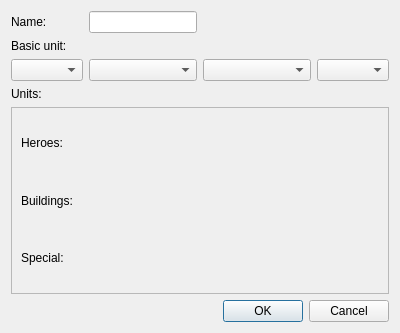
<?xml version="1.0" encoding="UTF-8"?>
<ui version="4.0">
 <class>UnitSelectionDialog</class>
 <widget class="QDialog" name="UnitSelectionDialog">
  <property name="geometry">
   <rect>
    <x>0</x>
    <y>0</y>
    <width>400</width>
    <height>333</height>
   </rect>
  </property>
  <property name="windowTitle">
   <string>Dialog</string>
  </property>
  <layout class="QGridLayout" name="gridLayout_5">
   <item row="3" column="0">
    <widget class="QLabel" name="m_unitsLabel">
     <property name="text">
      <string>Units:</string>
     </property>
    </widget>
   </item>
   <item row="9" column="2" colspan="2">
    <widget class="KDialogButtonBox" name="m_dialogButtonBox">
     <property name="standardButtons">
      <set>QDialogButtonBox::Cancel|QDialogButtonBox::Ok</set>
     </property>
    </widget>
   </item>
   <item row="2" column="3">
    <widget class="KComboBox" name="m_levelComboBox"/>
   </item>
   <item row="2" column="2">
    <widget class="KComboBox" name="m_tilesetComboBox"/>
   </item>
   <item row="2" column="1">
    <widget class="KComboBox" name="m_meleeComboBox"/>
   </item>
   <item row="0" column="2">
    <spacer name="horizontalSpacer_2">
     <property name="orientation">
      <enum>Qt::Horizontal</enum>
     </property>
     <property name="sizeHint" stdset="0">
      <size>
       <width>40</width>
       <height>20</height>
      </size>
     </property>
    </spacer>
   </item>
   <item row="2" column="0">
    <widget class="KComboBox" name="m_raceComboBox"/>
   </item>
   <item row="1" column="0">
    <widget class="QLabel" name="m_basicUnitLabel">
     <property name="text">
      <string>Basic unit:</string>
     </property>
    </widget>
   </item>
   <item row="0" column="1">
    <widget class="KLineEdit" name="m_nameLineEdit"/>
   </item>
   <item row="0" column="0">
    <widget class="QLabel" name="m_nameLabel">
     <property name="text">
      <string>Name:</string>
     </property>
    </widget>
   </item>
   <item row="4" column="0" colspan="4">
    <widget class="QScrollArea" name="m_scrollArea">
     <property name="widgetResizable">
      <bool>true</bool>
     </property>
     <widget class="QWidget" name="scrollAreaWidgetContents">
      <property name="geometry">
       <rect>
        <x>0</x>
        <y>0</y>
        <width>386</width>
        <height>201</height>
       </rect>
      </property>
      <layout class="QVBoxLayout" name="verticalLayout">
       <item>
        <layout class="QGridLayout" name="m_unitsGridLayout"/>
       </item>
       <item>
        <widget class="QLabel" name="m_heroesLabel">
         <property name="text">
          <string>Heroes:</string>
         </property>
        </widget>
       </item>
       <item>
        <layout class="QGridLayout" name="m_heroesGridLayout"/>
       </item>
       <item>
        <widget class="QLabel" name="m_buildingsLabel">
         <property name="text">
          <string>Buildings:</string>
         </property>
        </widget>
       </item>
       <item>
        <layout class="QGridLayout" name="m_buildingsGridLayout"/>
       </item>
       <item>
        <widget class="QLabel" name="m_specialLabel">
         <property name="text">
          <string>Special:</string>
         </property>
        </widget>
       </item>
       <item>
        <layout class="QGridLayout" name="m_specialGridLayout"/>
       </item>
      </layout>
     </widget>
    </widget>
   </item>
  </layout>
 </widget>
 <customwidgets>
  <customwidget>
   <class>KDialogButtonBox</class>
   <extends>QDialogButtonBox</extends>
   <header>kdialogbuttonbox.h</header>
  </customwidget>
  <customwidget>
   <class>KComboBox</class>
   <extends>QComboBox</extends>
   <header>kcombobox.h</header>
  </customwidget>
  <customwidget>
   <class>KLineEdit</class>
   <extends>QLineEdit</extends>
   <header>klineedit.h</header>
  </customwidget>
 </customwidgets>
 <resources/>
 <connections>
  <connection>
   <sender>m_dialogButtonBox</sender>
   <signal>accepted()</signal>
   <receiver>UnitSelectionDialog</receiver>
   <slot>accept()</slot>
   <hints>
    <hint type="sourcelabel">
     <x>231</x>
     <y>280</y>
    </hint>
    <hint type="destinationlabel">
     <x>114</x>
     <y>205</y>
    </hint>
   </hints>
  </connection>
  <connection>
   <sender>m_dialogButtonBox</sender>
   <signal>rejected()</signal>
   <receiver>UnitSelectionDialog</receiver>
   <slot>reject()</slot>
   <hints>
    <hint type="sourcelabel">
     <x>333</x>
     <y>274</y>
    </hint>
    <hint type="destinationlabel">
     <x>374</x>
     <y>213</y>
    </hint>
   </hints>
  </connection>
 </connections>
</ui>
